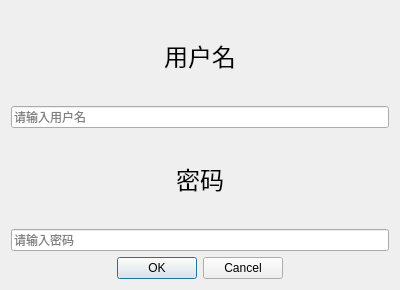
<?xml version="1.0" encoding="UTF-8"?>
<ui version="4.0">
 <class>Login</class>
 <widget class="QWidget" name="Login">
  <property name="geometry">
   <rect>
    <x>0</x>
    <y>0</y>
    <width>400</width>
    <height>290</height>
   </rect>
  </property>
  <property name="windowTitle">
   <string>Login</string>
  </property>
  <layout class="QGridLayout" name="gridLayout_2">
   <item row="0" column="0">
    <layout class="QGridLayout" name="gridLayout">
     <item row="0" column="0">
      <widget class="QLabel" name="label">
       <property name="text">
        <string>&lt;html&gt;&lt;head/&gt;&lt;body&gt;&lt;p&gt;&lt;span style=&quot; font-size:18pt;&quot;&gt;用户名&lt;/span&gt;&lt;/p&gt;&lt;/body&gt;&lt;/html&gt;</string>
       </property>
       <property name="alignment">
        <set>Qt::AlignCenter</set>
       </property>
       <property name="wordWrap">
        <bool>false</bool>
       </property>
       <property name="openExternalLinks">
        <bool>false</bool>
       </property>
      </widget>
     </item>
     <item row="1" column="0">
      <widget class="QLineEdit" name="lineEdit">
       <property name="text">
        <string/>
       </property>
       <property name="placeholderText">
        <string>请输入用户名</string>
       </property>
      </widget>
     </item>
     <item row="2" column="0">
      <widget class="QLabel" name="label_2">
       <property name="text">
        <string>&lt;html&gt;&lt;head/&gt;&lt;body&gt;&lt;p&gt;&lt;span style=&quot; font-size:18pt;&quot;&gt;密码&lt;/span&gt;&lt;/p&gt;&lt;/body&gt;&lt;/html&gt;</string>
       </property>
       <property name="alignment">
        <set>Qt::AlignCenter</set>
       </property>
      </widget>
     </item>
     <item row="3" column="0">
      <widget class="QLineEdit" name="lineEdit_2">
       <property name="placeholderText">
        <string>请输入密码</string>
       </property>
      </widget>
     </item>
    </layout>
   </item>
   <item row="1" column="0">
    <widget class="QDialogButtonBox" name="buttonBox">
     <property name="standardButtons">
      <set>QDialogButtonBox::Cancel|QDialogButtonBox::Ok</set>
     </property>
     <property name="centerButtons">
      <bool>true</bool>
     </property>
    </widget>
   </item>
  </layout>
 </widget>
 <resources/>
 <connections/>
</ui>
